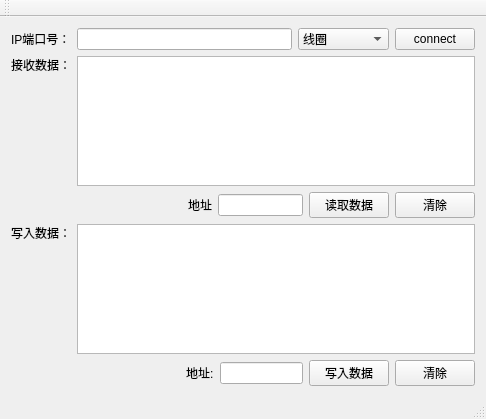
<?xml version="1.0" encoding="UTF-8"?>
<ui version="4.0">
 <class>ModbusTcpServer</class>
 <widget class="QMainWindow" name="ModbusTcpServer">
  <property name="geometry">
   <rect>
    <x>0</x>
    <y>0</y>
    <width>486</width>
    <height>419</height>
   </rect>
  </property>
  <property name="windowTitle">
   <string>ModbusTcpServer</string>
  </property>
  <widget class="QWidget" name="centralWidget">
   <layout class="QVBoxLayout" name="verticalLayout_3">
    <item>
     <layout class="QHBoxLayout" name="horizontalLayout">
      <item>
       <widget class="QLabel" name="label">
        <property name="text">
         <string>IP端口号：</string>
        </property>
       </widget>
      </item>
      <item>
       <widget class="QLineEdit" name="lineEdit">
        <property name="text">
         <string/>
        </property>
       </widget>
      </item>
      <item>
       <widget class="QComboBox" name="cbRegisterType">
        <item>
         <property name="text">
          <string>线圈</string>
         </property>
        </item>
        <item>
         <property name="text">
          <string>离散输入</string>
         </property>
        </item>
        <item>
         <property name="text">
          <string>输入寄存器</string>
         </property>
        </item>
        <item>
         <property name="text">
          <string>保持寄存器</string>
         </property>
        </item>
       </widget>
      </item>
      <item>
       <widget class="QPushButton" name="connectButton">
        <property name="text">
         <string>connect</string>
        </property>
       </widget>
      </item>
     </layout>
    </item>
    <item>
     <layout class="QHBoxLayout" name="horizontalLayout_5">
      <item>
       <layout class="QVBoxLayout" name="verticalLayout">
        <item>
         <widget class="QLabel" name="label_2">
          <property name="text">
           <string>接收数据：</string>
          </property>
         </widget>
        </item>
        <item>
         <spacer name="verticalSpacer">
          <property name="orientation">
           <enum>Qt::Vertical</enum>
          </property>
          <property name="sizeHint" stdset="0">
           <size>
            <width>20</width>
            <height>108</height>
           </size>
          </property>
         </spacer>
        </item>
       </layout>
      </item>
      <item>
       <widget class="QTextEdit" name="textEdit"/>
      </item>
     </layout>
    </item>
    <item>
     <layout class="QHBoxLayout" name="horizontalLayout_2">
      <item>
       <spacer name="horizontalSpacer">
        <property name="orientation">
         <enum>Qt::Horizontal</enum>
        </property>
        <property name="sizeHint" stdset="0">
         <size>
          <width>200</width>
          <height>20</height>
         </size>
        </property>
       </spacer>
      </item>
      <item>
       <widget class="QLabel" name="label_5">
        <property name="text">
         <string>地址</string>
        </property>
       </widget>
      </item>
      <item>
       <widget class="QLineEdit" name="readadresslineEdit"/>
      </item>
      <item>
       <widget class="QPushButton" name="readdataButton">
        <property name="text">
         <string>读取数据</string>
        </property>
       </widget>
      </item>
      <item>
       <widget class="QPushButton" name="clearButton">
        <property name="text">
         <string>清除</string>
        </property>
       </widget>
      </item>
     </layout>
    </item>
    <item>
     <layout class="QHBoxLayout" name="horizontalLayout_4">
      <item>
       <layout class="QVBoxLayout" name="verticalLayout_2">
        <item>
         <widget class="QLabel" name="label_3">
          <property name="text">
           <string>写入数据：</string>
          </property>
         </widget>
        </item>
        <item>
         <spacer name="verticalSpacer_2">
          <property name="orientation">
           <enum>Qt::Vertical</enum>
          </property>
          <property name="sizeHint" stdset="0">
           <size>
            <width>20</width>
            <height>88</height>
           </size>
          </property>
         </spacer>
        </item>
       </layout>
      </item>
      <item>
       <widget class="QTextEdit" name="textEdit_2"/>
      </item>
     </layout>
    </item>
    <item>
     <layout class="QHBoxLayout" name="horizontalLayout_3">
      <item>
       <spacer name="horizontalSpacer_3">
        <property name="orientation">
         <enum>Qt::Horizontal</enum>
        </property>
        <property name="sizeHint" stdset="0">
         <size>
          <width>200</width>
          <height>20</height>
         </size>
        </property>
       </spacer>
      </item>
      <item>
       <widget class="QLabel" name="label_4">
        <property name="text">
         <string>地址:</string>
        </property>
       </widget>
      </item>
      <item>
       <widget class="QLineEdit" name="adresslineEdit"/>
      </item>
      <item>
       <widget class="QPushButton" name="writeButton">
        <property name="text">
         <string>写入数据</string>
        </property>
       </widget>
      </item>
      <item>
       <widget class="QPushButton" name="clearButton_2">
        <property name="text">
         <string>清除</string>
        </property>
       </widget>
      </item>
     </layout>
    </item>
   </layout>
  </widget>
  <widget class="QMenuBar" name="menuBar">
   <property name="geometry">
    <rect>
     <x>0</x>
     <y>0</y>
     <width>486</width>
     <height>26</height>
    </rect>
   </property>
  </widget>
  <widget class="QToolBar" name="mainToolBar">
   <attribute name="toolBarArea">
    <enum>TopToolBarArea</enum>
   </attribute>
   <attribute name="toolBarBreak">
    <bool>false</bool>
   </attribute>
  </widget>
  <widget class="QStatusBar" name="statusBar"/>
 </widget>
 <layoutdefault spacing="6" margin="11"/>
 <resources/>
 <connections/>
</ui>
